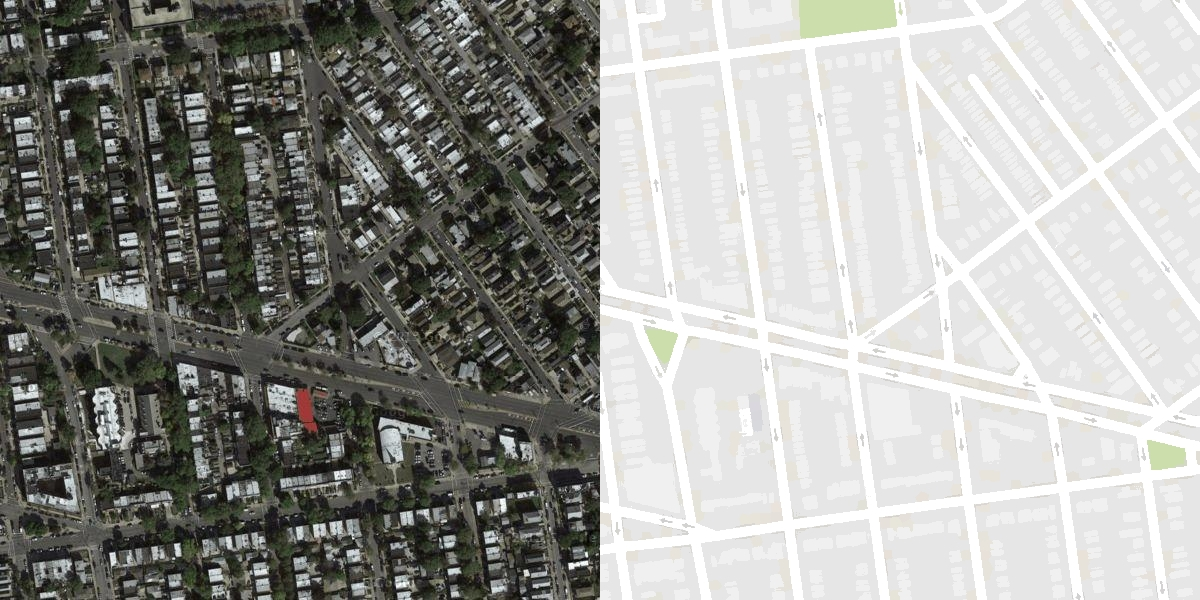
#> input picture maps/maps/tmp/out1.jpg, 1200 x 600 px
$ python -i test2.py   (imports and definitions only)
#> lines starting #> are read from the running program, lines starting #| are printed output that depends on the picture; after the words box and inside, x2 and y2 are one past the last pixel; in counts of white or black regions, pixels touching at a corner belong together
#> further down, picture is the input picture: shape (600, 1200, 3); mean B, G, R 152.5, 156.4, 156
import cv2
import numpy as np
import matplotlib.pyplot as plt
import colorsys
import argparse


# Argeparsing
parser = argparse.ArgumentParser(description='How many images do you want to process? and the starting index of the images? and the type of images?')
# [6 lines not run here, left out]


# [50 lines left out: functions getroad, gethighway, not called in this run]

def getgreen(input):

    lower_green = np.array([30, 30, 30])
    upper_green = np.array([255, 255, 255])

    green_hsv = cv2.cvtColor(input, cv2.COLOR_BGR2HSV)
#> green_hsv: shape (600, 1200, 3); mean H, S, V 24.5, 18.9, 157.1
    green_mask = cv2.inRange(green_hsv, lower_green, upper_green)
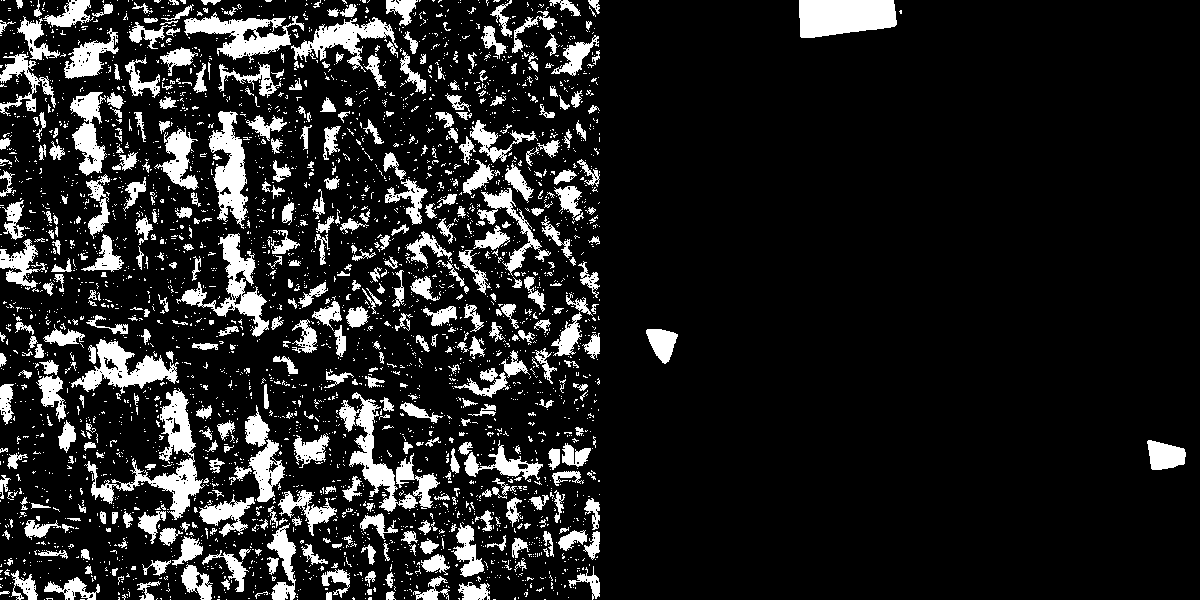
#> green_mask: shape (600, 1200); 13.6% white; 3375 white regions (2932 under 20 px), largest, box (x1, y1, x2, y2) and area: (84, 388, 205, 520) 3465, (799, 0, 897, 38) 3170, (176, 233, 269, 337) 2457

    kernel_green= np.ones((1, 1), np.uint8)
    closed_mask_green = cv2.morphologyEx(green_mask, cv2.MORPH_CLOSE, kernel_green)
    backtorgb_green = cv2.cvtColor(closed_mask_green,cv2.COLOR_GRAY2RGB)

    backtorgb_green[np.all(backtorgb_green == (255, 255, 255), axis=-1)] = (0,255,0) #this is in bgr!
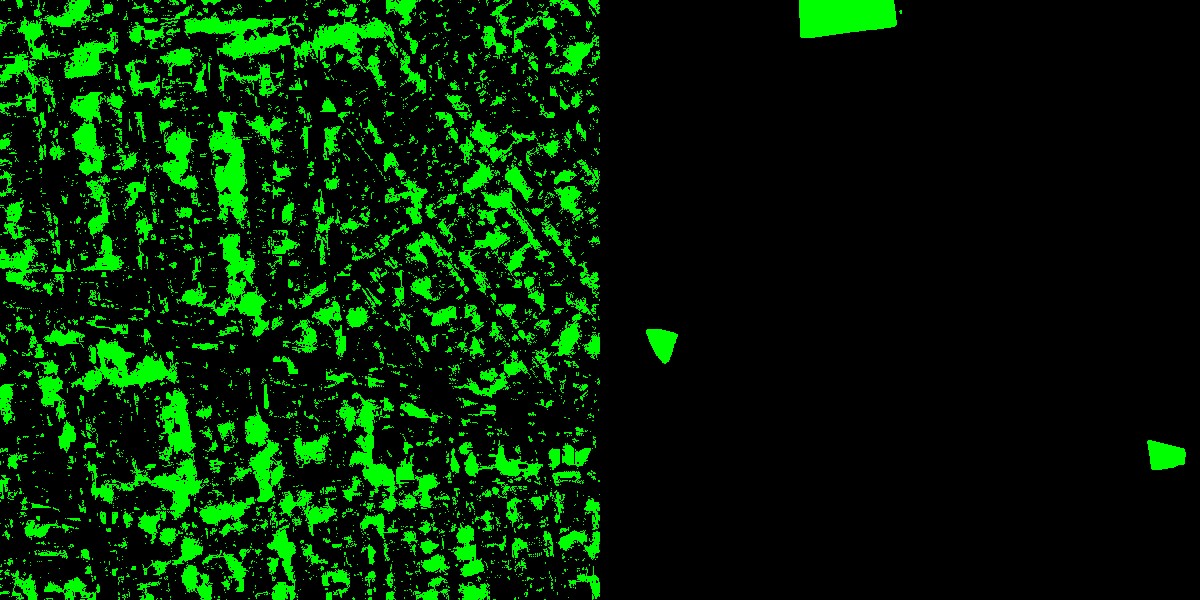
#> backtorgb_green: shape (600, 1200, 3); mean B, G, R 0, 34.6, 0
    return backtorgb_green

# [187 lines left out: functions combine_highway_and_road, add_greenery, get_blue, add_sea, getgrey, add_grey and 4 more, not called in this run]
# Read the image

# [1 line that did not run here, left out]
# [1 line that did not run here, left out]
# [1 line that did not run here, left out]
# [1 line that did not run here, left out]
# [1 line that did not run here, left out]
# [29 lines not run here, left out]


>>> import cv2
>>> picture = cv2.imread('maps/maps/tmp/out1.jpg')
>>> result = getgreen(picture)
